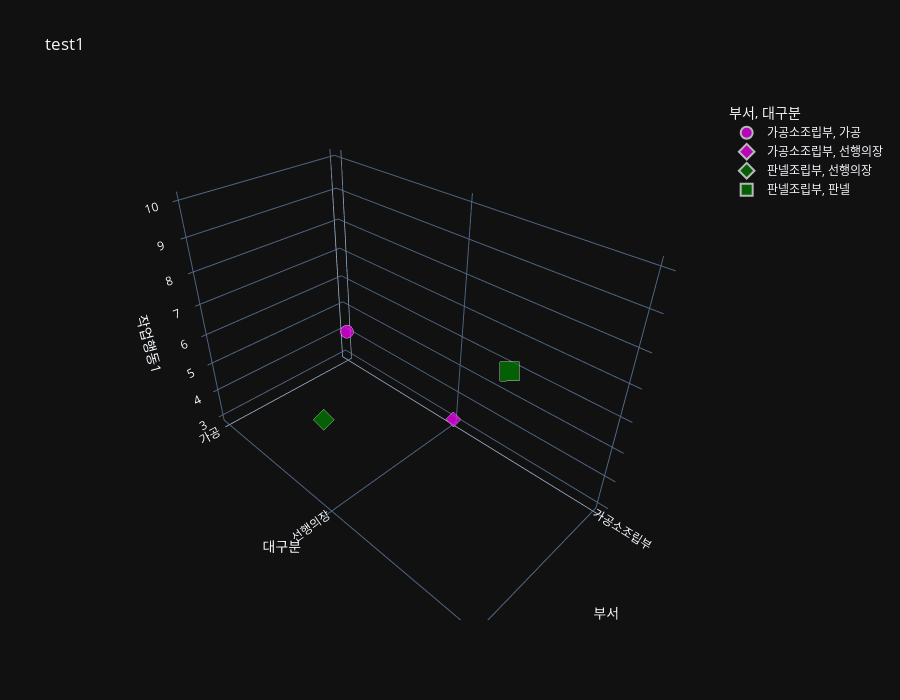

Source (notebook cell):
### Code cell
fig = px.scatter_3d(
    data_frame=dff,
    x='부서',
    y='대구분',
    z='작업행동',
    color="부서",
    color_discrete_sequence=['magenta', 'green'],
    # color_discrete_map={'Europe': 'black', 'Africa': 'yellow'},
    # opacity=0.3,              # opacity values range from 0 to 1
    symbol='대구분',            # symbol used for bubble
    # symbol_map={"2005": "square-open", "2010": 3},
    size='작업행동',       # size of bubble
    # size_max=50,              # set the maximum mark size when using size
    #log_x=True,  # you can also set log_y and log_z as a log scale
    # range_z=[9,13],           # you can also set range of range_y and range_x
    template='plotly_dark',         # 'ggplot2', 'seaborn', 'simple_white', 'plotly',
                                # 'plotly_white', 'plotly_dark', 'presentation',
                                # 'xgridoff', 'ygridoff', 'gridon', 'none'
    title='test1',
    labels={'작업행동': '작업행동1'},
    hover_data={'대구분': False},
    # hover_data={'Continent': False, 'GDP per capita': ':.1f'},
    hover_name='대구분',        # values appear in bold in the hover tooltip
    height=700,                 # height of graph in pixels

    # animation_frame='Year',   # assign marks to animation frames
    # range_x=[500,100000],
    # range_z=[0,14],
    # range_y=[5,100]

)
pio.show(fig)

### Figure 1 — Plotly figure (JSON) as saved in the notebook; plotly's stock layout.template omitted (floating-point values rounded to 4 significant figures)
{"data": [{"customdata": [["가공"]], "hovertemplate": "<b>%{hovertext}</b><br><br>부서=%{x}<br>작업행동1=%{marker.size}<extra></extra>", "hovertext": ["가공"], "legendgroup": "가공소조립부, 가공", "marker": {"color": "magenta", "size": [4], "sizemode": "area", "sizeref": 0.025, "symbol": "circle"}, "mode": "markers", "name": "가공소조립부, 가공", "scene": "scene", "showlegend": true, "type": "scatter3d", "x": ["가공소조립부"], "y": ["가공"], "z": [4]}, {"customdata": [["선행의장"]], "hovertemplate": "<b>%{hovertext}</b><br><br>부서=%{x}<br>작업행동1=%{marker.size}<extra></extra>", "hovertext": ["선행의장"], "legendgroup": "가공소조립부, 선행의장", "marker": {"color": "magenta", "size": [3], "sizemode": "area", "sizeref": 0.025, "symbol": "diamond"}, "mode": "markers", "name": "가공소조립부, 선행의장", "scene": "scene", "showlegend": true, "type": "scatter3d", "x": ["가공소조립부"], "y": ["선행의장"], "z": [3]}, {"customdata": [["선행의장"]], "hovertemplate": "<b>%{hovertext}</b><br><br>부서=%{x}<br>작업행동1=%{marker.size}<extra></extra>", "hovertext": ["선행의장"], "legendgroup": "판넬조립부, 선행의장", "marker": {"color": "green", "size": [6], "sizemode": "area", "sizeref": 0.025, "symbol": "diamond"}, "mode": "markers", "name": "판넬조립부, 선행의장", "scene": "scene", "showlegend": true, "type": "scatter3d", "x": ["판넬조립부"], "y": ["선행의장"], "z": [6]}, {"customdata": [["판넬"]], "hovertemplate": "<b>%{hovertext}</b><br><br>부서=%{x}<br>작업행동1=%{marker.size}<extra></extra>", "hovertext": ["판넬"], "legendgroup": "판넬조립부, 판넬", "marker": {"color": "green", "size": [10], "sizemode": "area", "sizeref": 0.025, "symbol": "square"}, "mode": "markers", "name": "판넬조립부, 판넬", "scene": "scene", "showlegend": true, "type": "scatter3d", "x": ["판넬조립부"], "y": ["판넬"], "z": [10]}], "layout": {"height": 700, "legend": {"itemsizing": "constant", "title": {"text": "부서, 대구분"}, "tracegroupgap": 0}, "scene": {"domain": {"x": [0, 1], "y": [0, 1]}, "xaxis": {"categoryarray": ["가공소조립부", "판넬조립부"], "categoryorder": "array", "title": {"text": "부서"}}, "yaxis": {"categoryarray": ["가공", "선행의장", "판넬"], "categoryorder": "array", "title": {"text": "대구분"}}, "zaxis": {"title": {"text": "작업행동1"}}}, "title": {"text": "test1"}}}
